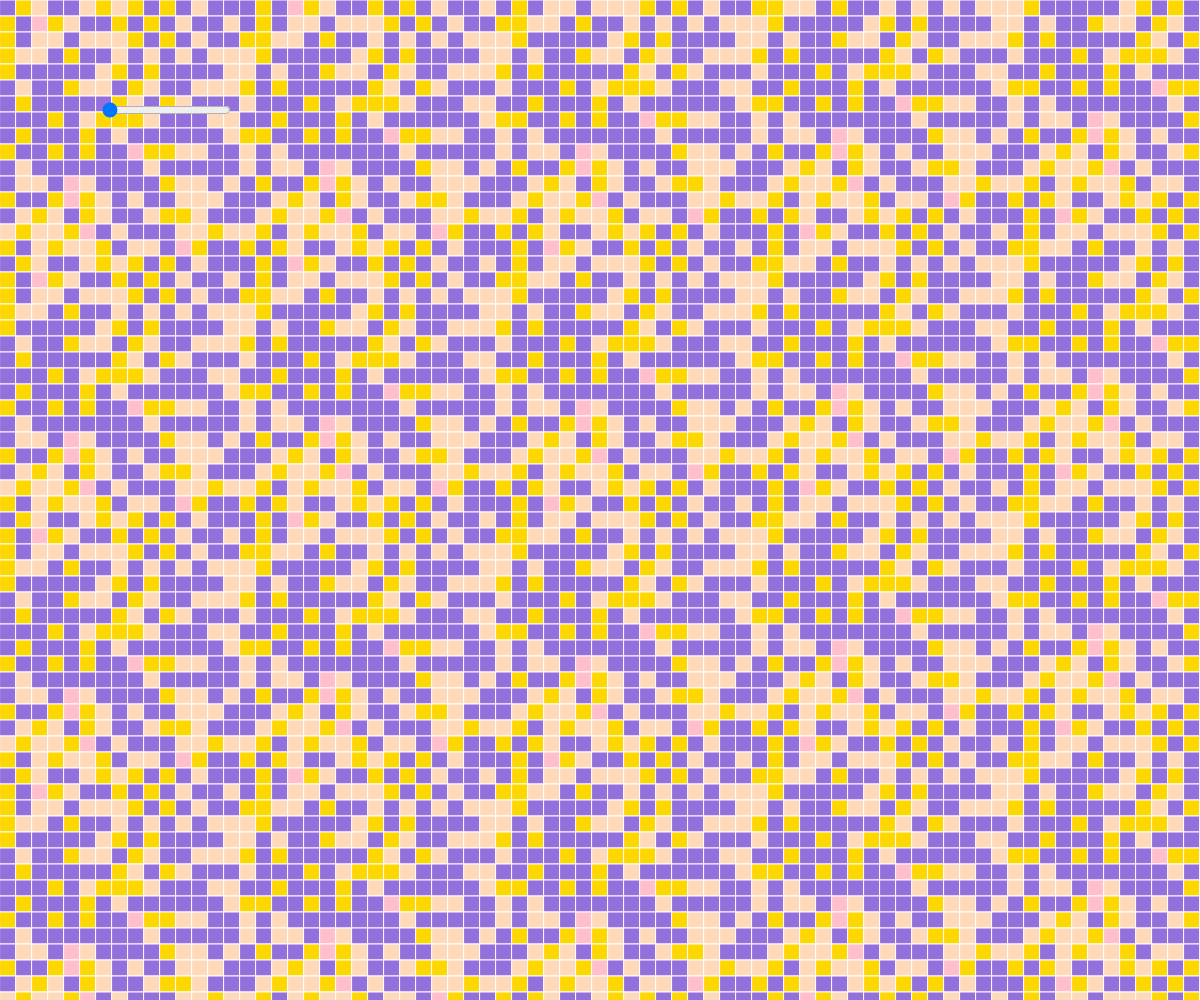
Frame 1 (no input)
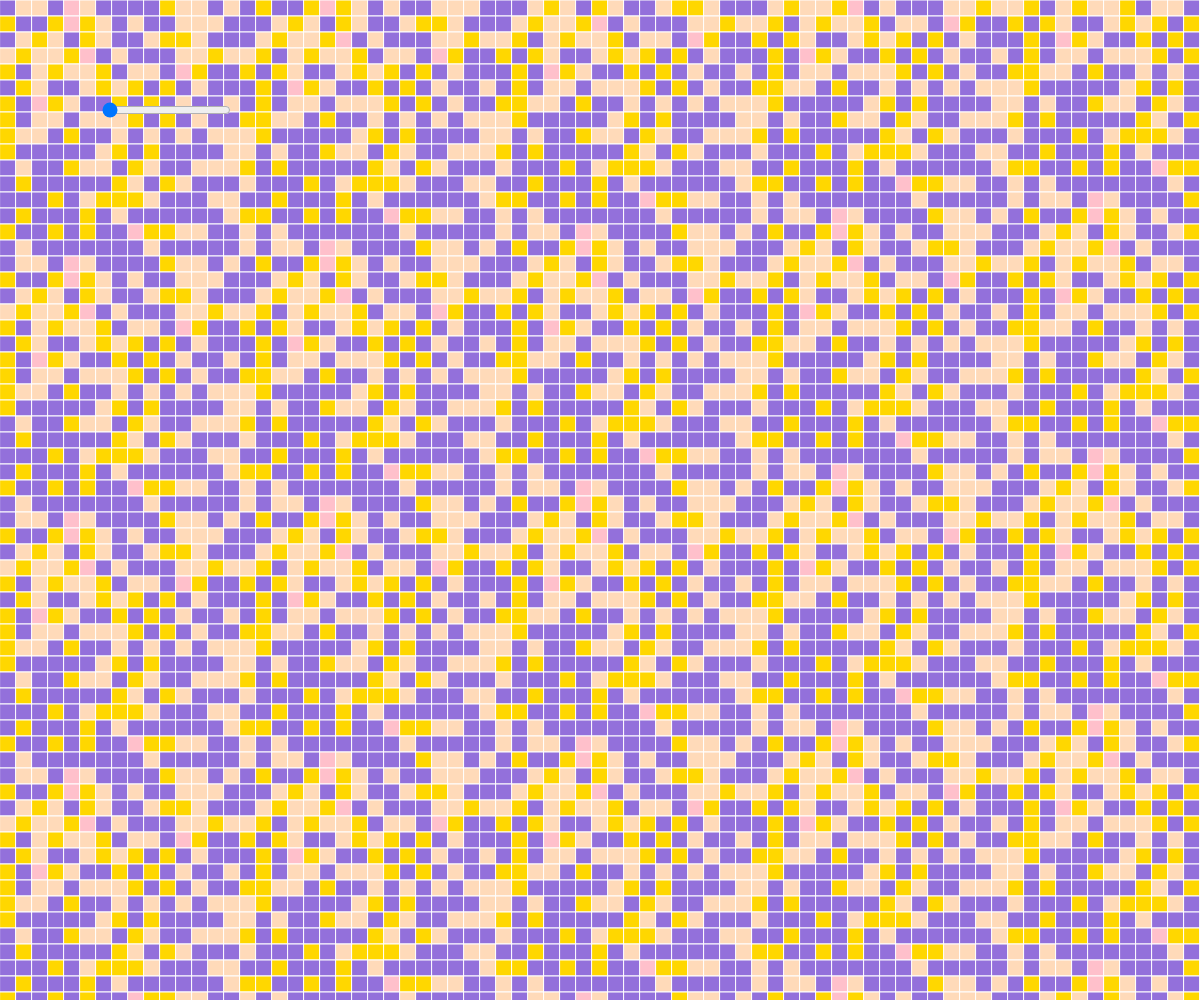
Frame 60 (no input)
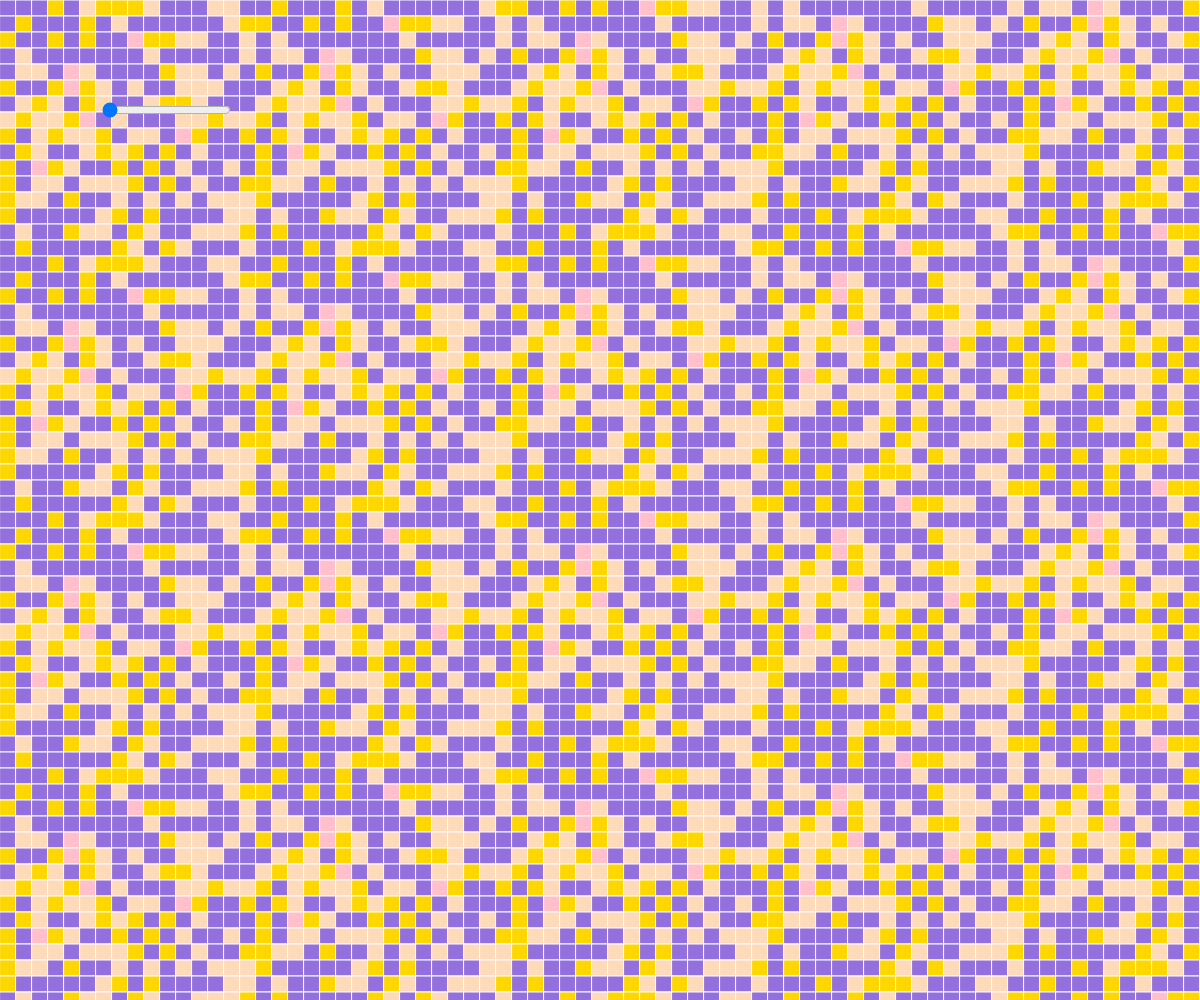
Frame 120 (the mouse pressed at the canvas centre since frame 60)

The p5.js sketch that drew these frames (run headless with seeded random() and noise() and a simulated clock; from frame 60 on, the mouse is pressed at the canvas centre):

// p5.js sketch
// ── sketch.js

let nSlider;

function setup() {
  createCanvas(windowWidth, windowHeight);
  nSlider = createSlider(1, 1000, 1, 10);
  nSlider.position(100,100);

 
}

let gridSize = 16;

function draw() {
  background(0);
  stroke(255);
  // noStroke();
  let nscale = nSlider.value();

  for(let y = 0; y <= height; y += gridSize){
    let rc = floor(random(0,256));
    for(let x = 0; x <= width; x += gridSize){
      let fc = 255*noise(x/nscale, y/nscale, frameCount/nscale);
      let aColor ;
      if(fc>200){
        aColor = "pink";
      }else if(fc>150){
        aColor = "gold"
      }else if(fc>90){
        aColor = "MediumPurple"
      }else{
        aColor = "peachpuff"
      }
      fill(aColor);
      rect(x,y,gridSize,gridSize);
    }
  
  
  }


}
